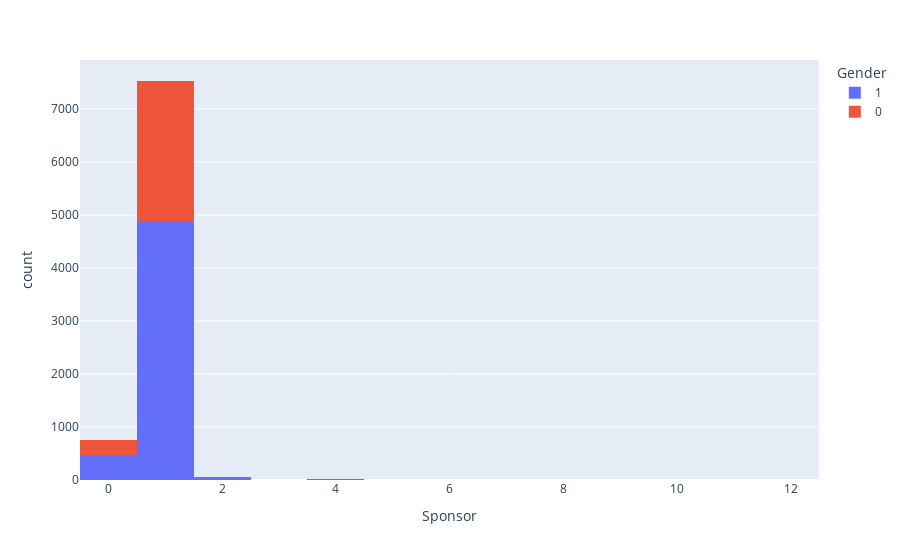

The notebook cell saved with this chart:
### Code cell
fig6 = px.histogram(hist, x='Sponsor', color='Gender')

fig6.show()

### Figure 1 — Plotly figure (JSON) as saved in the notebook; plotly's stock layout.template omitted (floating-point values rounded to 4 significant figures; data arrays with more than 128 entries replaced by an {"elided": "..."} marker saying what was removed)
{"data": [{"alignmentgroup": "True", "bingroup": "x", "hovertemplate": "Gender=1<br>Sponsor=%{x}<br>count=%{y}<extra></extra>", "legendgroup": "1", "marker": {"color": "#636efa", "pattern": {"shape": ""}}, "name": "1", "offsetgroup": "1", "orientation": "v", "showlegend": true, "type": "histogram", "x": {"elided": "5413 int values"}, "xaxis": "x", "yaxis": "y"}, {"alignmentgroup": "True", "bingroup": "x", "hovertemplate": "Gender=0<br>Sponsor=%{x}<br>count=%{y}<extra></extra>", "legendgroup": "0", "marker": {"color": "#EF553B", "pattern": {"shape": ""}}, "name": "0", "offsetgroup": "0", "orientation": "v", "showlegend": true, "type": "histogram", "x": {"elided": "2944 int values"}, "xaxis": "x", "yaxis": "y"}], "layout": {"autosize": true, "barmode": "relative", "legend": {"title": {"text": "Gender"}, "tracegroupgap": 0}, "margin": {"t": 60}, "xaxis": {"anchor": "y", "autorange": true, "domain": [0, 1], "range": [-0.5, 12.5], "title": {"text": "Sponsor"}, "type": "linear"}, "yaxis": {"anchor": "x", "autorange": true, "domain": [0, 1], "range": [0, 7922.0], "title": {"text": "count"}}}}
